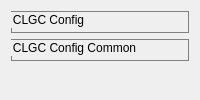
         <widget class="QWidget" name="tab_5">
          <attribute name="title">
           <string>CLGC Settings</string>
          </attribute>
          <layout class="QVBoxLayout" name="verticalLayout_41">
           <item>
            <widget class="QGroupBox" name="groupBox_8">
             <property name="maximumSize">
              <size>
               <width>16777215</width>
               <height>300</height>
              </size>
             </property>
             <property name="styleSheet">
              <string notr="true">QGroupBox{
border:1px solid gray;
}</string>
             </property>
             <property name="title">
              <string>CLGC Config</string>
             </property>
             <widget class="QWidget" name="layoutWidget_6">
              <property name="geometry">
               <rect>
                <x>50</x>
                <y>20</y>
                <width>801</width>
                <height>251</height>
               </rect>
              </property>
              <layout class="QVBoxLayout" name="verticalLayout_9">
               <item>
                <layout class="QHBoxLayout" name="horizontalLayout_35">
                 <item>
                  <spacer name="horizontalSpacer_18">
                   <property name="orientation">
                    <enum>Qt::Horizontal</enum>
                   </property>
                   <property name="sizeType">
                    <enum>QSizePolicy::Preferred</enum>
                   </property>
                   <property name="sizeHint" stdset="0">
                    <size>
                     <width>40</width>
                     <height>20</height>
                    </size>
                   </property>
                  </spacer>
                 </item>
                 <item>
                  <widget class="QLabel" name="label_39">
                   <property name="styleSheet">
                    <string notr="true">QLabel{
min-width:185px;
}</string>
                   </property>
                   <property name="text">
                    <string>TX1</string>
                   </property>
                   <property name="alignment">
                    <set>Qt::AlignCenter</set>
                   </property>
                  </widget>
                 </item>
                 <item>
                  <widget class="QLabel" name="label_40">
                   <property name="styleSheet">
                    <string notr="true">QLabel{
min-width:180px;
}</string>
                   </property>
                   <property name="text">
                    <string>TX2</string>
                   </property>
                   <property name="alignment">
                    <set>Qt::AlignCenter</set>
                   </property>
                  </widget>
                 </item>
                </layout>
               </item>
               <item>
                <layout class="QHBoxLayout" name="horizontalLayout_36">
                 <item>
                  <widget class="QLabel" name="label_35">
                   <property name="styleSheet">
                    <string notr="true">QLabel{
min-width:185px;
}</string>
                   </property>
                   <property name="text">
                    <string>DESIRED GAIN (dB * 100)</string>
                   </property>
                  </widget>
                 </item>
                 <item>
                  <widget class="QSpinBox" name="clgc_settings_txt_desired_gain_tx1"/>
                 </item>
                 <item>
                  <widget class="QSpinBox" name="clgc_settings_txt_desired_gain_tx2"/>
                 </item>
                </layout>
               </item>
               <item>
                <layout class="QHBoxLayout" name="horizontalLayout_37">
                 <item>
                  <widget class="QLabel" name="label_36">
                   <property name="styleSheet">
                    <string notr="true">QLabel{
min-width:185px;
}</string>
                   </property>
                   <property name="text">
                    <string>ATTEN LIMIT (dB)</string>
                   </property>
                  </widget>
                 </item>
                 <item>
                  <widget class="QSpinBox" name="clgc_settings_txt_atten_limit_tx1"/>
                 </item>
                 <item>
                  <widget class="QSpinBox" name="clgc_settings_txt_atten_limit_tx2"/>
                 </item>
                </layout>
               </item>
               <item>
                <layout class="QHBoxLayout" name="horizontalLayout_38">
                 <item>
                  <widget class="QLabel" name="label_37">
                   <property name="styleSheet">
                    <string notr="true">QLabel{
min-width:185px;
}</string>
                   </property>
                   <property name="text">
                    <string>CONTROL RATIO (%)</string>
                   </property>
                  </widget>
                 </item>
                 <item>
                  <widget class="QSpinBox" name="clgc_settings_txt_control_ratio_tx1"/>
                 </item>
                 <item>
                  <widget class="QSpinBox" name="clgc_settings_txt_control_ratio_tx2"/>
                 </item>
                </layout>
               </item>
               <item>
                <layout class="QHBoxLayout" name="horizontalLayout_39">
                 <item>
                  <spacer name="horizontalSpacer_4">
                   <property name="orientation">
                    <enum>Qt::Horizontal</enum>
                   </property>
                   <property name="sizeType">
                    <enum>QSizePolicy::Preferred</enum>
                   </property>
                   <property name="sizeHint" stdset="0">
                    <size>
                     <width>40</width>
                     <height>20</height>
                    </size>
                   </property>
                  </spacer>
                 </item>
                 <item>
                  <widget class="QCheckBox" name="clgc_settings_chk_allow_atten_updates_tx1">
                   <property name="text">
                    <string>ALLOW ATTEN UPDATES</string>
                   </property>
                  </widget>
                 </item>
                 <item>
                  <spacer name="horizontalSpacer_10">
                   <property name="orientation">
                    <enum>Qt::Horizontal</enum>
                   </property>
                   <property name="sizeType">
                    <enum>QSizePolicy::Fixed</enum>
                   </property>
                   <property name="sizeHint" stdset="0">
                    <size>
                     <width>40</width>
                     <height>20</height>
                    </size>
                   </property>
                  </spacer>
                 </item>
                 <item>
                  <widget class="QCheckBox" name="clgc_settings_chk_allow_atten_updates_tx2">
                   <property name="text">
                    <string>ALLOW ATTEN UPDATES</string>
                   </property>
                  </widget>
                 </item>
                </layout>
               </item>
               <item>
                <layout class="QHBoxLayout" name="horizontalLayout_34">
                 <item>
                  <widget class="QLabel" name="label_38">
                   <property name="styleSheet">
                    <string notr="true">QLabel{
min-width:180px;
}</string>
                   </property>
                   <property name="text">
                    <string>REL THRESHOLD  (dB * 100)</string>
                   </property>
                  </widget>
                 </item>
                 <item>
                  <spacer name="horizontalSpacer_17">
                   <property name="orientation">
                    <enum>Qt::Horizontal</enum>
                   </property>
                   <property name="sizeType">
                    <enum>QSizePolicy::Minimum</enum>
                   </property>
                   <property name="sizeHint" stdset="0">
                    <size>
                     <width>40</width>
                     <height>20</height>
                    </size>
                   </property>
                  </spacer>
                 </item>
                 <item>
                  <widget class="QSpinBox" name="clgc_settings_txt_rel_threshold_tx1"/>
                 </item>
                 <item>
                  <spacer name="horizontalSpacer_11">
                   <property name="orientation">
                    <enum>Qt::Horizontal</enum>
                   </property>
                   <property name="sizeType">
                    <enum>QSizePolicy::Minimum</enum>
                   </property>
                   <property name="sizeHint" stdset="0">
                    <size>
                     <width>40</width>
                     <height>20</height>
                    </size>
                   </property>
                  </spacer>
                 </item>
                 <item>
                  <widget class="QSpinBox" name="clgc_settings_txt_rel_threshold_tx2"/>
                 </item>
                </layout>
               </item>
               <item>
                <layout class="QHBoxLayout" name="horizontalLayout_40">
                 <item>
                  <spacer name="horizontalSpacer_13">
                   <property name="orientation">
                    <enum>Qt::Horizontal</enum>
                   </property>
                   <property name="sizeType">
                    <enum>QSizePolicy::Preferred</enum>
                   </property>
                   <property name="sizeHint" stdset="0">
                    <size>
                     <width>40</width>
                     <height>20</height>
                    </size>
                   </property>
                  </spacer>
                 </item>
                 <item>
                  <widget class="QCheckBox" name="checkBox_13">
                   <property name="text">
                    <string>REL THRESHOLD EN</string>
                   </property>
                  </widget>
                 </item>
                 <item>
                  <spacer name="horizontalSpacer_12">
                   <property name="orientation">
                    <enum>Qt::Horizontal</enum>
                   </property>
                   <property name="sizeType">
                    <enum>QSizePolicy::Maximum</enum>
                   </property>
                   <property name="sizeHint" stdset="0">
                    <size>
                     <width>40</width>
                     <height>20</height>
                    </size>
                   </property>
                  </spacer>
                 </item>
                 <item>
                  <widget class="QCheckBox" name="clgc_settings_chk_rel_threshold_en_tx2">
                   <property name="text">
                    <string>REL THRESHOLD EN</string>
                   </property>
                  </widget>
                 </item>
                </layout>
               </item>
              </layout>
             </widget>
            </widget>
           </item>
           <item>
            <widget class="QGroupBox" name="groupBox_9">
             <property name="maximumSize">
              <size>
               <width>16777215</width>
               <height>200</height>
              </size>
             </property>
             <property name="styleSheet">
              <string notr="true">QGroupBox{
border:1px solid gray;
}</string>
             </property>
             <property name="title">
              <string>CLGC Config Common</string>
             </property>
             <widget class="QWidget" name="layoutWidget_7">
              <property name="geometry">
               <rect>
                <x>150</x>
                <y>30</y>
                <width>611</width>
                <height>121</height>
               </rect>
              </property>
              <layout class="QVBoxLayout" name="verticalLayout_10">
               <item>
                <layout class="QHBoxLayout" name="horizontalLayout_41">
                 <item>
                  <widget class="QLabel" name="label_41">
                   <property name="text">
                    <string>ADDITIONAL DELAY OFFSET</string>
                   </property>
                  </widget>
                 </item>
                 <item>
                  <widget class="QSpinBox" name="clgc_settings_txt_additional_delay_offset"/>
                 </item>
                </layout>
               </item>
               <item>
                <layout class="QHBoxLayout" name="horizontalLayout_42">
                 <item>
                  <widget class="QLabel" name="label_42">
                   <property name="text">
                    <string>PATH DELAY PN SEQ LEVEL</string>
                   </property>
                  </widget>
                 </item>
                 <item>
                  <widget class="QSpinBox" name="clgc_settings_txt_path_delay_pn_seq_level"/>
                 </item>
                </layout>
               </item>
              </layout>
             </widget>
            </widget>
           </item>
           <item>
            <widget class="QWidget" name="widget_10" native="true"/>
           </item>
          </layout>
         </widget>
